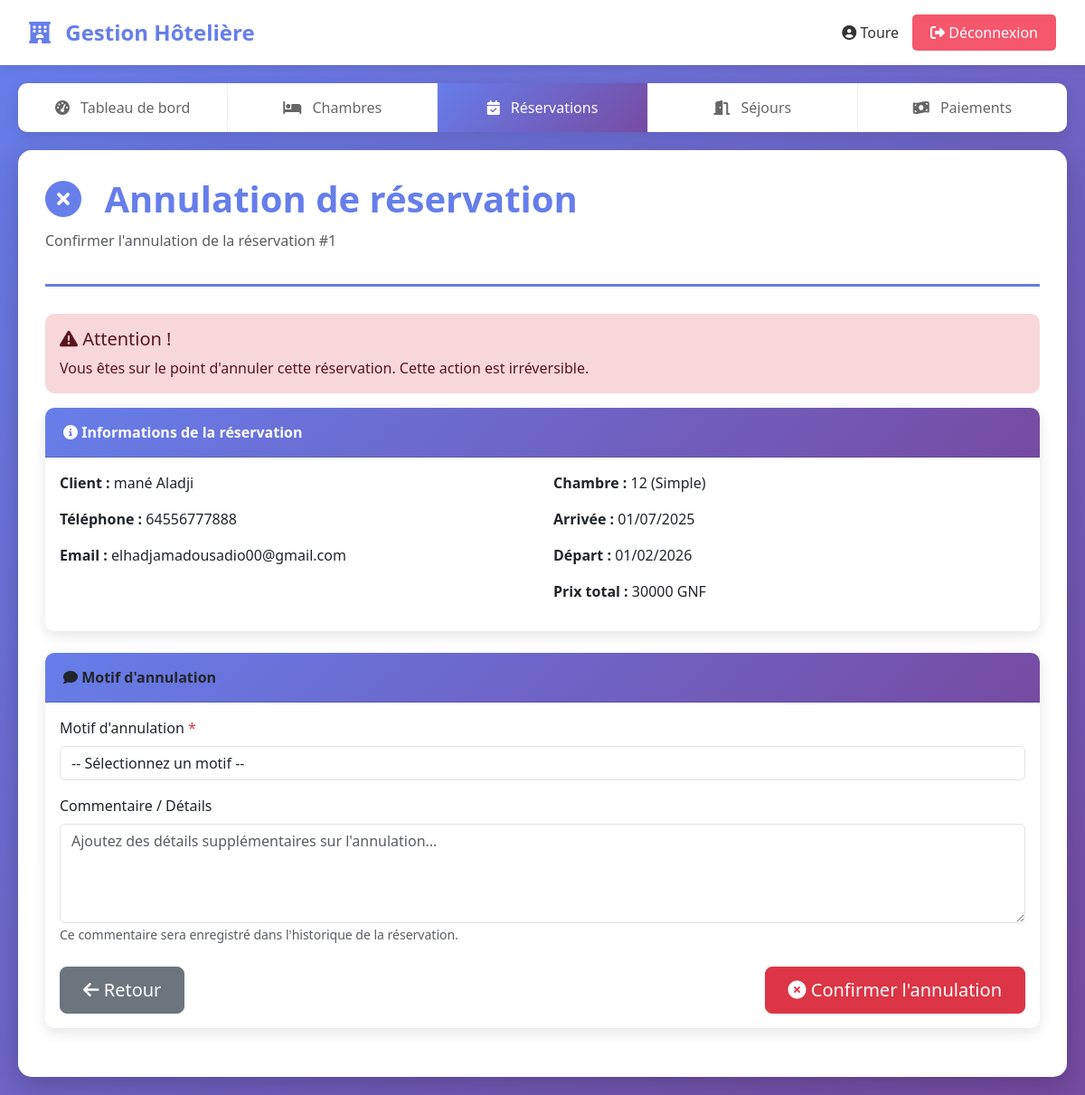
The page /reservations/1/cancel/ (signed in) on the database its author committed.
### gestion/models.py (models this page shows, shortened)
class Reservation(models.Model):
    STATUT_CHOICES = [
        ('EN_ATTENTE', 'En attente'),
        ('CONFIRMEE', 'Confirmée'),
        ('ANNULEE', 'Annulée'),
        ('TERMINEE', 'Terminée'),
    ]
    client = models.ForeignKey(Client, on_delete=models.PROTECT)
    chambre = models.ForeignKey(Chambre, on_delete=models.PROTECT)
    utilisateur = models.ForeignKey(User, on_delete=models.PROTECT, related_name='reservations_gerees')
    date_reservation = models.DateTimeField(auto_now_add=True)
    date_debut_sejour = models.DateField()
    date_fin_sejour = models.DateField()
    nombre_adultes = models.IntegerField(validators=[MinValueValidator(1)])
    nombre_enfants = models.IntegerField(default=0, validators=[MinValueValidator(0)])
    nombre_personnes = models.IntegerField(default=1, validators=[MinValueValidator(1)])  # ✅ AJOUTÉ
    nombre_nuits = models.IntegerField(editable=False)
    prix_total = models.DecimalField(max_digits=10, decimal_places=2, validators=[MinValueValidator(0)])
    statut = models.CharField(max_length=20, choices=STATUT_CHOICES, default='EN_ATTENTE')
    commentaire = models.TextField(blank=True, null=True)
    services_supplementaires = models.ManyToManyField(
        ServiceSupplementaire,
        through='ReservationService',
        related_name='reservations'
    )
    class Meta:
        verbose_name = "Réservation"
        verbose_name_plural = "Réservations"
        ordering = ['-date_reservation']

class Client(models.Model):
    PIECE_IDENTITE_CHOICES = [
        ('CNI', 'Carte Nationale d\'Identité'),
        ('PASSEPORT', 'Passeport'),
        ('PERMIS', 'Permis de conduire'),
    ]
    nom = models.CharField(max_length=50)
    prenom = models.CharField(max_length=50)
    email = models.EmailField(unique=True)
    telephone = models.CharField(max_length=20)
    adresse = models.TextField()
    ville = models.CharField(max_length=100)
    pays = models.CharField(max_length=100, default='Guinée')
    piece_identite = models.CharField(max_length=20, choices=PIECE_IDENTITE_CHOICES)
    numero_piece = models.CharField(max_length=50, unique=True)
    date_naissance = models.DateField()
    date_inscription = models.DateTimeField(auto_now_add=True)
    class Meta:
        verbose_name = "Client"
        verbose_name_plural = "Clients"
        ordering = ['-date_inscription']
    @property
    def nom_complet(self):
        return f"{self.prenom} {self.nom}"

class Chambre(models.Model):
    TYPE_CHAMBRE_CHOICES = [
        ('SIMPLE', 'Simple'),
        ('DOUBLE', 'Double'),
        ('SUITE', 'Suite'),
        ('DELUXE', 'Deluxe'),
    ]
    STATUT_CHOICES = [
        ('DISPONIBLE', 'Disponible'),
        ('OCCUPEE', 'Occupée'),
        ('MAINTENANCE', 'En maintenance'),
        ('HORS_SERVICE', 'Hors service'),
    ]
    numero_chambre = models.CharField(max_length=10, unique=True)
    type_chambre = models.CharField(max_length=20, choices=TYPE_CHAMBRE_CHOICES)
    prix_nuit = models.DecimalField(max_digits=10, decimal_places=2, validators=[MinValueValidator(0)])
    nombre_lits = models.IntegerField(validators=[MinValueValidator(1)])
    superficie = models.DecimalField(max_digits=5, decimal_places=2, help_text="Superficie en m²")
    etage = models.IntegerField()
    description = models.TextField(blank=True, null=True)
    statut = models.CharField(max_length=20, choices=STATUT_CHOICES, default='DISPONIBLE')
    class Meta:
        verbose_name = "Chambre"
        verbose_name_plural = "Chambres"
        ordering = ['numero_chambre']

### gestion/views.py (the view, shortened to what this page needs)
# urls.py: path('reservations/<int:pk>/cancel/', views.reservation_cancel, name='reservation_cancel'),
@login_required
def reservation_cancel(request, pk):
    reservation = get_object_or_404(Reservation, pk=pk)
    if reservation.statut == 'ANNULEE':
        messages.warning(request, 'Cette réservation est déjà annulée.')
        return redirect('reservation_list')
    if reservation.statut == 'TERMINEE':
        messages.error(request, 'Impossible d\'annuler une réservation terminée.')
        return redirect('reservation_list')
    if request.method == 'GET':
        return render(request, 'gestion/reservation_cancel_confirm.html', {
            'reservation': reservation
        })

### gestion/templates/gestion/reservation_cancel_confirm.html (shortened to what this page needs)
{% extends 'base.html' %}
{% block content %}
<div class="page-header">
    <h1><i class="fas fa-times-circle"></i> Annulation de réservation</h1>
    <p class="text-muted">Confirmer l'annulation de la réservation #{{ reservation.id }}</p>
</div>
<div class="alert alert-danger">
    <h5><i class="fas fa-exclamation-triangle"></i> Attention !</h5>
    <p class="mb-0">Vous êtes sur le point d'annuler cette réservation. Cette action est irréversible.</p>
</div>
<div class="card mb-4">
    <div class="card-header bg-info text-white">
        <i class="fas fa-info-circle"></i> Informations de la réservation
    </div>
    <div class="card-body">
        <div class="row">
            <div class="col-md-6">
                <p><strong>Client :</strong> {{ reservation.client.nom_complet }}</p>
                <p><strong>Téléphone :</strong> {{ reservation.client.telephone }}</p>
                <p><strong>Email :</strong> {{ reservation.client.email }}</p>
            </div>
            <div class="col-md-6">
                <p><strong>Chambre :</strong> {{ reservation.chambre.numero_chambre }} ({{ reservation.chambre.get_type_chambre_display }})</p>
                <p><strong>Arrivée :</strong> {{ reservation.date_debut_sejour|date:"d/m/Y" }}</p>
                <p><strong>Départ :</strong> {{ reservation.date_fin_sejour|date:"d/m/Y" }}</p>
                <p><strong>Prix total :</strong> {{ reservation.prix_total|floatformat:0 }} GNF</p>
            </div>
        </div>
    </div>
</div>
<div class="card mb-4">
    <div class="card-header bg-warning text-dark">
        <i class="fas fa-comment"></i> Motif d'annulation
    </div>
    <div class="card-body">
        <form method="post">
            <div class="mb-3">
                <label for="motif_annulation" class="form-label">Motif d'annulation <span class="text-danger">*</span></label>
                <select class="form-control" id="motif_annulation" name="motif_annulation" required>
                    <option value="">-- Sélectionnez un motif --</option>
                </select>
            </div>
            <div class="mb-3">
                <label for="commentaire_annulation" class="form-label">Commentaire / Détails</label>
                <textarea class="form-control" id="commentaire_annulation" name="commentaire_annulation" rows="4"
                          placeholder="Ajoutez des détails supplémentaires sur l'annulation..."></textarea>
                <small class="text-muted">Ce commentaire sera enregistré dans l'historique de la réservation.</small>
            </div>
            <div class="d-flex justify-content-between mt-4">
                <a href="{% url 'reservation_list' %}" class="btn btn-secondary btn-lg">
                    <i class="fas fa-arrow-left"></i> Retour
                </a>
                <button type="submit" class="btn btn-danger btn-lg">
                    <i class="fas fa-times-circle"></i> Confirmer l'annulation
                </button>
            </div>
        </form>
    </div>
</div>
{% endblock %}

### gestion/templates/base.html (shortened to what this page needs)
{% load static %}
<!DOCTYPE html>
<html lang="fr">
<head>
    <link href="https://cdn.jsdelivr.net/npm/bootstrap@5.3.0/dist/css/bootstrap.min.css" rel="stylesheet">
    <link rel="stylesheet" href="https://cdnjs.cloudflare.com/ajax/libs/font-awesome/6.5.1/css/all.min.css">
</head>
<body>
    <div class="header">
        <div class="header-logo">
            <i class="fas fa-hotel"></i>
            Gestion Hôtelière
        </div>
        {% if user.is_authenticated %}
        <div class="user-info">
            <span class="user-name">
                <i class="fas fa-user-circle"></i> {{ user.username }}
            </span>
            <a href="{% url 'logout' %}" class="btn-logout">
                <i class="fas fa-sign-out-alt"></i> Déconnexion
            </a>
        </div>
        {% endif %}
    </div>
    {% if user.is_authenticated %}
    <nav class="navbar">
        <a href="{% url 'dashboard' %}" class="{% if request.path == '/dashboard/' %}active{% endif %}">
            <i class="fas fa-tachometer-alt"></i> Tableau de bord
        </a>
        {% if perms.gestion.view_chambre %}
        <a href="{% url 'chambre_list' %}" class="{% if 'chambres' in request.path %}active{% endif %}">
            <i class="fas fa-bed"></i> Chambres
        </a>
        {% endif %}
        {% if perms.gestion.view_reservation %}
        <a href="{% url 'reservation_list' %}" class="{% if 'reservations' in request.path %}active{% endif %}">
            <i class="fas fa-calendar-check"></i> Réservations
        </a>
        {% endif %}
        {% if perms.gestion.view_sejour %}
        <a href="{% url 'sejour_list' %}" class="{% if 'sejours' in request.path %}active{% endif %}">
            <i class="fas fa-door-open"></i> Séjours
        </a>
        {% endif %}
        {% if perms.gestion.add_paiement %}
        <a href="{% url 'paiement_create' %}" class="{% if 'paiement_create' in request.path %}active{% endif %}">
            <i class="fas fa-money-bill-wave"></i> Paiements
        </a>
        {% endif %}
    </nav>
    {% endif %}
    <div class="container-main">
        {% block content %}{% endblock %}
    </div>
</body>
</html>

### gestion/templates/base.html (style rules this page uses)
:root { --primary-color: #667eea; --secondary-color: #764ba2; --success-color: #38ef7d; --danger-color: #f5576c; --warning-color: #feca57; --info-color: #00d2ff; }
body { font-family: 'Segoe UI', Tahoma, Geneva, Verdana, sans-serif; background: linear-gradient(135deg, #667eea 0%, #764ba2 100%); min-height: 100vh; }
.header { background: white; padding: 1rem 2rem; box-shadow: 0 2px 10px rgba(0,0,0,0.1); display: flex; justify-content: space-between; align-items: center; }
.header-logo { font-size: 24px; font-weight: bold; color: var(--primary-color); }
.header-logo i { margin-right: 10px; }
.user-info { display: flex; align-items: center; gap: 15px; }
.user-info .user-name { font-weight: 500; color: #333; }
.btn-logout { background: var(--danger-color); color: white; border: none; padding: 8px 20px; border-radius: 5px; text-decoration: none; transition: all 0.3s; }
.navbar { background: white; padding: 0; margin: 20px; border-radius: 10px; box-shadow: 0 5px 15px rgba(0,0,0,0.1); display: flex; overflow: hidden; }
.navbar a { flex: 1; padding: 15px 20px; text-align: center; text-decoration: none; color: #666; border-right: 1px solid #eee; transition: all 0.3s; font-weight: 500; }
.navbar a:last-child { border-right: none; }
.navbar a.active { background: linear-gradient(135deg, var(--primary-color) 0%, var(--secondary-color) 100%); color: white; }
.navbar a i { margin-right: 8px; }
.container-main { background: white; margin: 20px; padding: 30px; border-radius: 15px; box-shadow: 0 10px 30px rgba(0,0,0,0.2); min-height: calc(100vh - 200px); }
.page-header { margin-bottom: 30px; padding-bottom: 20px; border-bottom: 3px solid var(--primary-color); }
.page-header h1 { color: var(--primary-color); font-weight: bold; margin-bottom: 10px; }
.page-header h1 i { margin-right: 15px; }
.card { border: none; border-radius: 10px; box-shadow: 0 5px 15px rgba(0,0,0,0.1); margin-bottom: 20px; }
.card-header { background: linear-gradient(135deg, var(--primary-color) 0%, var(--secondary-color) 100%); color: white; font-weight: bold; border-radius: 10px 10px 0 0 !important; padding: 15px 20px; }
.btn { border-radius: 8px; padding: 10px 25px; font-weight: 500; transition: all 0.3s; }
.alert { border-radius: 10px; border: none; }

### rows shown on the page
Reservation: id "1", client.nom_complet "mané Aladji", client.telephone "64556777888", client.email "elhadjamadousadio00@gmail.com", chambre.numero_chambre "12", chambre.type_chambre "Simple", date_debut_sejour "01/07/2025", date_fin_sejour "01/02/2026", prix_total "30000"

### other values the page prints
{{ user.username }} "Toure"
